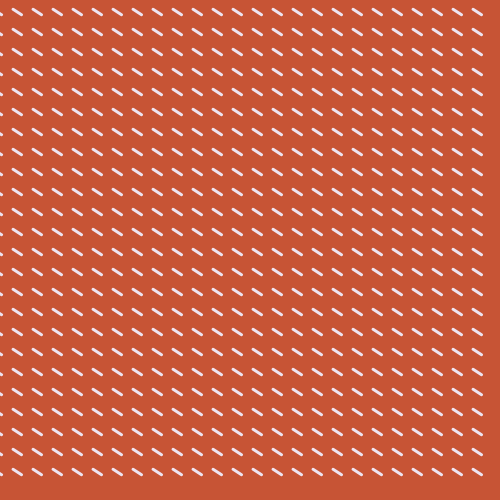
Frame 1 (no input)
Frame 60 (no input): identical to frame 1, image omitted
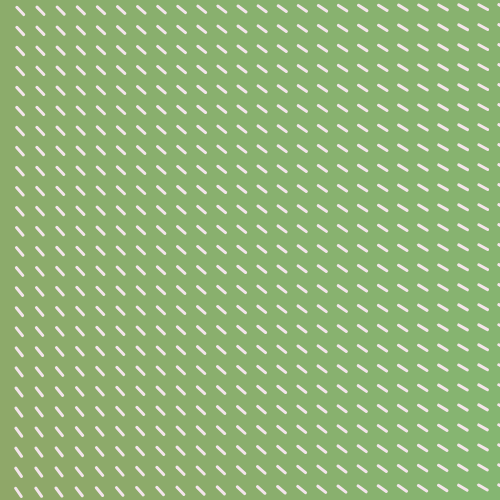
Frame 120 (the mouse pressed at the canvas centre since frame 60)

The p5.js sketch that drew these frames (run headless with seeded random() and noise() and a simulated clock; from frame 60 on, the mouse is pressed at the canvas centre):

// p5.js sketch
// ── sketch.js
var stepSize = 20;

function setup() {
    createCanvas(500, 500);
}
///////////////////////////////////////////////////////////////////////
function draw() {
    background(125);

    colorGrid();
    compassGrid();
}
///////////////////////////////////////////////////////////////////////
function colorGrid() {
    // your code here
    var green = color(84, 255, 159);
    var red = color(255, 0, 0);

    noStroke();
    for (var i = 0; i < 25; i++) {
        for (var j = 0; j < 25; j++) {

            tilex = (i + frameCount) * 0.004 * (mouseX * 0.004);
            tiley = (j + frameCount) * 0.004 * (mouseX * 0.004);

            var n = noise(tilex, tiley);
            var colour = lerpColor(green, red, n);
            fill(colour);
            rect(i * stepSize, j * stepSize, stepSize, stepSize);
        }
    }
}
///////////////////////////////////////////////////////////////////////
function compassGrid() {
    // your code here
    var pink = color(255, 228, 225);
    var purple = color(230, 230, 250);

    strokeWeight(3);

    for (var i = 0; i < 25; i++) {
        for (var j = 0; j < 25; j++) {

            compassx = (i + frameCount) * 0.003 * (mouseX * 0.003);
            compassy = (j + frameCount) * 0.003 * (mouseX * 0.003);

            var n = noise(compassx, compassy);
            var lerpLine = lerpColor(pink, purple, n);
            var angle = map(n, 0, 1, 0, 720);

            //lerpLine
            push();

            stroke(lerpLine);
            translate(i * stepSize + stepSize / 2, j * stepSize);
            rotate(radians(angle));
            line(0, 10, 0, 20, stepSize + mouseX * 0.05);

            pop();


        }
    }

}
